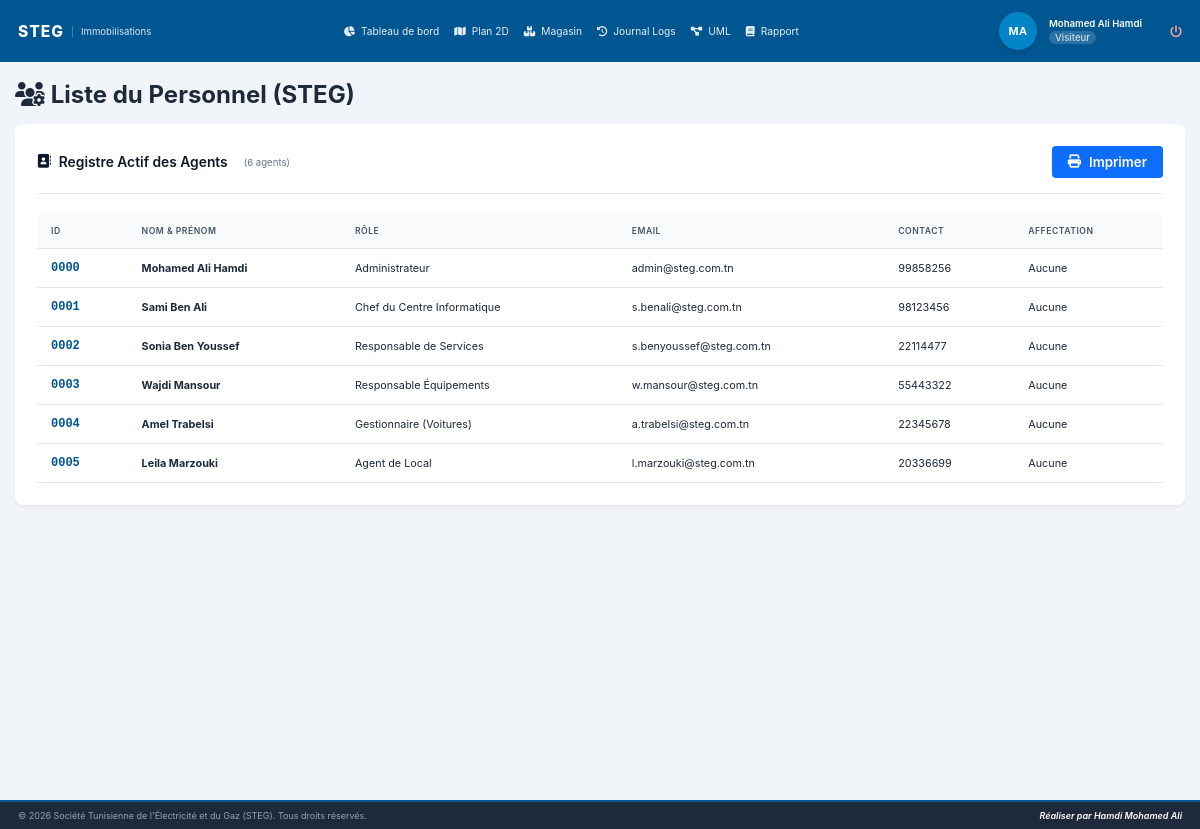
/code/views/list_utilisateurs.php (signed in), run on an earlier commit of the app's database.
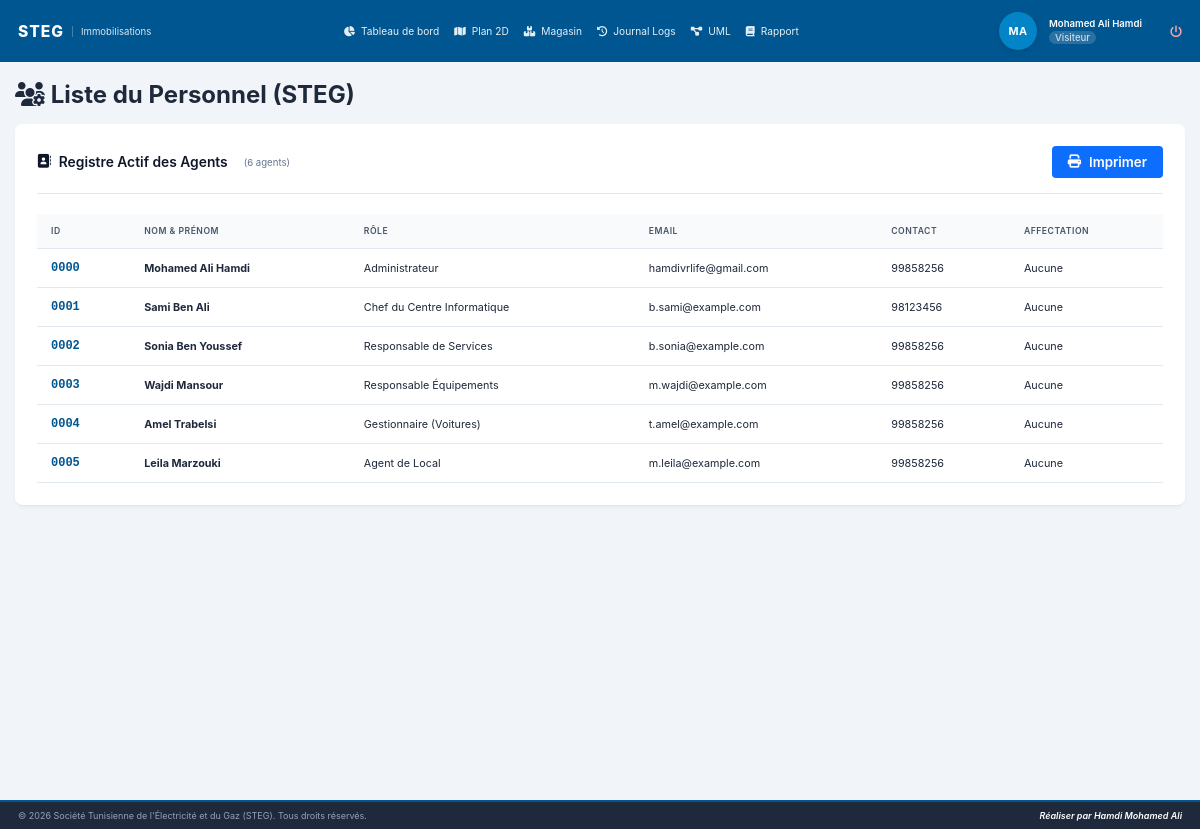
And on a later commit of the database.
### tables this page shows
CREATE TABLE `users` (
  `idUtilisateur` int(5) UNSIGNED ZEROFILL NOT NULL,
  `nom` varchar(255) NOT NULL,
  `email` varchar(255) NOT NULL,
  `tel` varchar(15) NOT NULL,
  `motDePasse` varchar(255) NOT NULL,
  `idProfil` int(11) NOT NULL,
  `idLocalAssigne` int(11) DEFAULT NULL,
  `statut` tinyint(1) NOT NULL DEFAULT 1 COMMENT '1 = Active, 0 = Inactive'
);

CREATE TABLE `profils` (
  `idProfil` int(11) NOT NULL,
  `labelProfil` varchar(255) NOT NULL
);

### code/views/list_utilisateurs.php (the view, shortened to what this page needs)
<?php
require_once '../includes/header.php';
require_once '../includes/navbar.php';
require_once '../config/db.php';
$agents   = [];
try {
    $agents = $pdo->query("
        SELECT u.*, p.labelProfil
        FROM users u
        LEFT JOIN profils p ON u.idProfil = p.idProfil
        WHERE u.statut = 1
        ORDER BY u.idUtilisateur ASC
    ")->fetchAll(PDO::FETCH_ASSOC);
} catch (PDOException $e) {
    $errorMsg = "Impossible de charger le registre du personnel : " . $e->getMessage();
}
?>
<div class="users-wrapper">
    <div class="users-header">
        <h1><i class="fa-solid fa-users-gear"></i> Liste du Personnel (STEG)</h1>
    </div>
    <br>
    <div class="users-card card-table" style="background:white;border-radius:8px;box-shadow:var(--card-shadow);padding:22px;">
        <div style="display:flex;justify-content:space-between;align-items:center;margin-bottom:10px;">
            <h2 style="margin:0;font-size:1.15rem;color:#0f172a;font-weight:600;">
                <i class="fa-solid fa-address-book"></i> Registre Actif des Agents
                <span style="font-size:0.8rem;color:#64748b;font-weight:400;margin-left:8px;">
                    (<?= count($agents) ?> agent<?= count($agents) > 1 ? 's' : '' ?>)
                </span>
            </h2>
            <button type="button" id="btnPrintRegister" class="btn-print"
                    style="background-color:#0d6efd;color:white;border:none;padding:8px 16px;border-radius:4px;font-weight:600;cursor:pointer;display:flex;align-items:center;gap:8px;">
                <i class="fa-solid fa-print"></i> Imprimer
            </button>
        </div>
        <hr style="border:0;height:1px;background:#e2e8f0;margin:15px 0 20px;">
        <div class="table-scroll">
            <table class="steg-table" style="width:100%;border-collapse:collapse;font-size:0.9rem;text-align:left;">
                <thead>
                    <tr style="background-color:#f8fafc;color:#475569;font-weight:600;font-size:0.85rem;text-transform:uppercase;letter-spacing:0.5px;">
                        <th style="padding:12px 14px;border-bottom:1px solid #e2e8f0;">ID</th>
                        <th style="padding:12px 14px;border-bottom:1px solid #e2e8f0;">Nom &amp; Prénom</th>
                        <th style="padding:12px 14px;border-bottom:1px solid #e2e8f0;">Rôle</th>
                        <th style="padding:12px 14px;border-bottom:1px solid #e2e8f0;">Email</th>
                        <th style="padding:12px 14px;border-bottom:1px solid #e2e8f0;">Contact</th>
                        <th style="padding:12px 14px;border-bottom:1px solid #e2e8f0;">Affectation</th>
                    </tr>
                </thead>
                <tbody>
                    <?php if (empty($agents)): ?>
                        <tr>
                            <td colspan="6" class="no-data" style="text-align:center;color:var(--text-light);font-style:italic;padding:25px 0;">
                                Aucun utilisateur actif trouvé.
                            </td>
                        </tr>
                    <?php else: ?>
                        <?php foreach ($agents as $agent): ?>
                        <tr style="border-bottom:1px solid #e2e8f0;">
                            <td class="cell-user-id" style="padding:12px 14px;font-family:'Courier New',Courier,monospace;font-weight:700;color:var(--primary-color);font-size:1rem;">
                                <?= str_pad($agent['idUtilisateur'], 4, '0', STR_PAD_LEFT) ?>
                            </td>
                            <td style="padding:12px 14px;"><strong><?= htmlspecialchars($agent['nom']) ?></strong></td>
                            <td style="padding:12px 14px;">
                                <?= htmlspecialchars($agent['labelProfil'] ?? 'N/A') ?>
                            </td>
                            <td style="padding:12px 14px;"><?= htmlspecialchars($agent['email']) ?></td>
                            <td style="padding:12px 14px;"><?= htmlspecialchars($agent['tel']) ?></td>
                            <td style="padding:12px 14px;">
                                <?php if ($agent['idLocalAssigne'] !== null && $agent['idLocalAssigne'] !== ''): ?>
                                    <span class="badge-loc-id"><i class="fa-solid fa-location-arrow"></i> Zone <?= htmlspecialchars($agent['idLocalAssigne']) ?></span>
                                <?php else: ?>
                                    <span class="text-muted">Aucune</span>
                                <?php endif; ?>
                            </td>
                        </tr>
                        <?php endforeach; ?>
                    <?php endif; ?>
                </tbody>
            </table>
        </div>
    </div>
</div>
<?php require_once '../includes/footer.php'; ?>

What changed in the data, as far as the page shows it:
changed users "Mohamed Ali Hamdi": email "admin@steg.com.tn" → "hamdivrlife@gmail.com"
changed users "Sami Ben Ali": email "s.benali@steg.com.tn" → "b.sami@example.com"
changed users "Sonia Ben Youssef": email "s.benyoussef@steg.com.tn" → "b.sonia@example.com"; tel "22114477" → "99858256"
changed users "Wajdi Mansour": email "w.mansour@steg.com.tn" → "m.wajdi@example.com"; tel "55443322" → "99858256"
changed users "Amel Trabelsi": email "a.trabelsi@steg.com.tn" → "t.amel@example.com"; tel "22345678" → "99858256"
changed users "Leila Marzouki": email "l.marzouki@steg.com.tn" → "m.leila@example.com"; tel "20336699" → "99858256"
